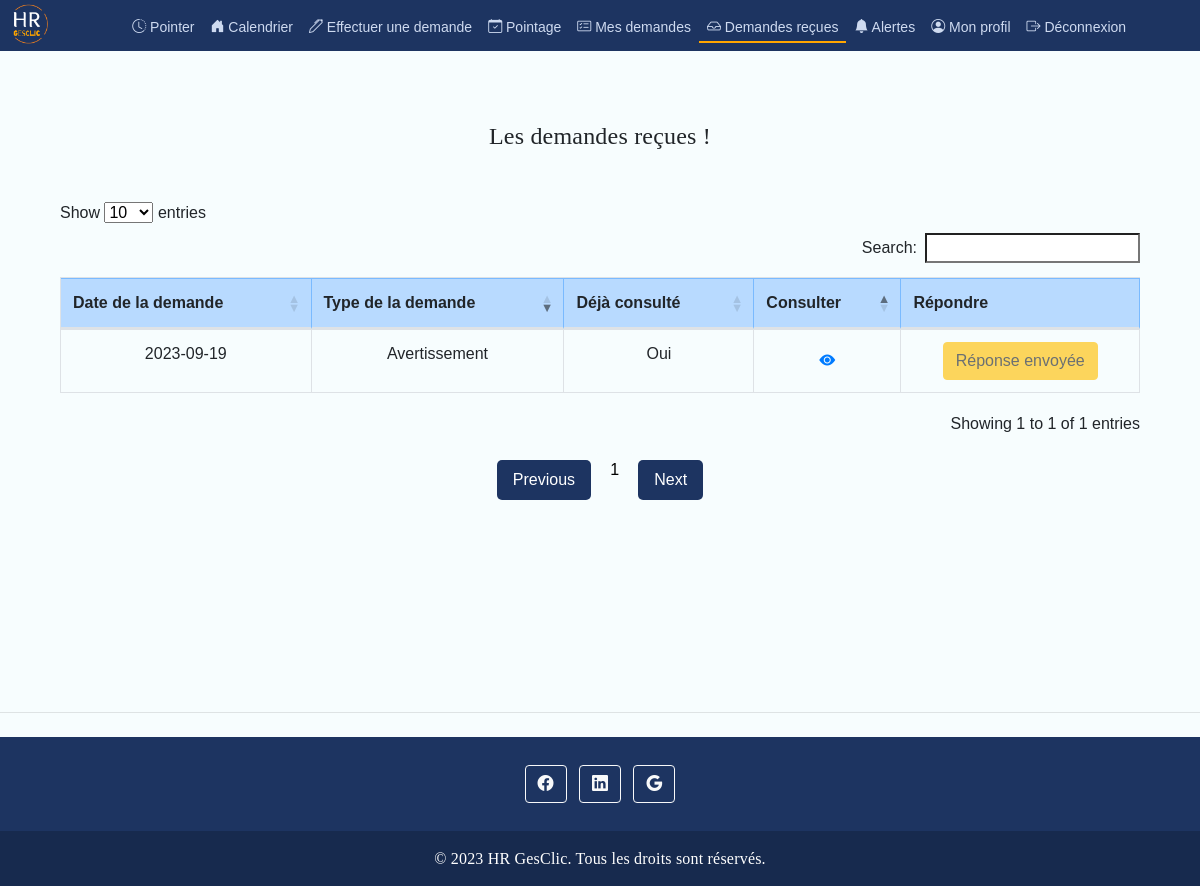
Page /demandes_recues.php (signed in) on the committed database.
### tables this page shows
CREATE TABLE `demande` (
  `N_dmd` int(11) NOT NULL,
  `type_dmd` varchar(100) DEFAULT NULL,
  `DateSoumission` date DEFAULT NULL,
  `Statut` varchar(50) DEFAULT 'Non prise',
  `dscr_dmd` varchar(100) DEFAULT NULL,
  `etat` varchar(30) NOT NULL DEFAULT 'en cours',
  `id_conge` int(11) DEFAULT NULL,
  `id_admin` int(11) DEFAULT NULL,
  `employe_id` int(11) DEFAULT NULL,
  `id_bltn` int(11) DEFAULT NULL,
  `employeID_destinataire` int(11) DEFAULT NULL,
  `adminID_destinataire` int(11) DEFAULT NULL,
  `reponse` varchar(100) DEFAULT NULL,
  `vu` varchar(6) NOT NULL DEFAULT 'Non',
  `id_recup` int(11) DEFAULT NULL
);

### server.php (called while the page is built, shortened)
<?php
$servername = 'localhost';
$username = 'root';
$password = '';
$db = 'gesclic';
$conn = mysqli_connect($servername, $username, $password, $db);
if (isset($_SESSION['user_id'])) {
    $employe_id = $_SESSION['user_id'];
     $dm_rec = "SELECT * FROM demande WHERE employeID_destinataire = '$employe_id' ORDER BY vu ASC, DateSoumission DESC";
     $res_rec = mysqli_query($conn, $dm_rec);
}
?>

### demandes_recues.php (the view, shortened to what this page needs)
<?php
include('server.php');
 include('head.php')
 ?>
<header class="text-center py-5 mt-5">
    <div class="container">
        <br>
        <h4>Les demandes reçues !</h4>
    </div>
</header>
<?php if ($_SESSION['user_type'] == 'employee') { ?>
    <div class="container">
<?php } ?>
<div class="container-fluid">
    <table id="table_dmd" class="table mb-4 table-bordered" style="width:100%;  vertical-align: middle;">
        <thead class="table-primary">
            <tr>
                <th data-search="true">Date de la demande</th>
                <th data-search="true">Type de la demande</th>
                <th data-search="true">Déjà consulté</th>
                <th data-orderable="false">Consulter</th>
                <th data-orderable="false">Répondre</th>
            </tr>
        </thead>
        <tbody >
            <?php
            if ($role == 'employeur') {
                while ($row = mysqli_fetch_assoc($rslt)) { ?>
                        <td><?php echo $row['nom_employe'] .' '.$row['prenom_employe']; ?></td>
                        <td><?php echo $row['DateSoumission']; ?></td>
                        <td><?php echo $row['type_dmd']; ?></td>
                        <td><?php echo $row['vu']; ?></td>
                        <td>
                            <button class="btn btn-link btn-details btn-mark-consulted" data-request-id="<?php echo $row['N_dmd']; ?>">
                                <i class="bi bi-eye-fill"></i>
                            </button>
                        </td>
                        <td>
                        <?php
                            if ($row['reponse'] != NULL) {
                                echo '<button type="button" class="btn btn-warning" disabled>Réponse envoyée</button>';
                            } else {
                                echo '<button type="button" class="btn btn-warning btn-reply" data-request-id="' . $row['N_dmd'] . '" data-toggle="modal" data-target="#answerModal"> Répondre </button>';
                            }
                            ?>
                        </td>
                        <td>
                            <?php if ($row['Statut'] === 'prise' ) { ?>
                                <button type="button" class="btn btn-primary" disabled>Déjà prise </button>
                            <?php } else { ?>
                                    <a href="modifier_dmd.php?requestId=<?php echo $row['N_dmd']; ?>" class="btn btn-primary"><i class="bi bi-check"></i> Marquer comme prise </a>
                            <?php } ?>
                        </td>
                    </tr>
                <?php
                }
            } else if ($role == 'employee') {
                while ($row = mysqli_fetch_assoc($res_rec)) {
                    ?>
                    <tr>
                        <td><?php echo $row['DateSoumission']; ?></td>
                        <td><?php echo $row['type_dmd']; ?></td>
                        <td><?php echo $row['vu']; ?></td>
                        <td>
                            <button class="btn btn-link btn-details btn-mark-consulted" data-request-id="<?php echo $row['N_dmd']; ?>">
                                <i class="bi bi-eye-fill"></i>
                            </button>
                        </td>
                        <td>
                            <?php
                              if ($row['reponse'] != NULL) {
                                echo '<button type="button" class="btn btn-warning" disabled>Réponse envoyée</button>';
                            } else {
                                echo '<button type="button" class="btn btn-warning btn-reply" data-request-id="' . $row['N_dmd'] . '" data-toggle="modal" data-target="#answerModal"> Répondre </button>';
                            }
                            ?>
                        </td>
                    </tr>
                <?php
                }
            }
            ?>
        </tbody>
    </table>
    <br>
</div>
<br><br><br>
<br><br><br>
<?php include('footer.php'); ?>

### css/landing.css (style rules this page uses)
body, html { height: 100%; font-family: Poppins , Poppins-Regular , sans-serif; }
h1,h2,h3,h4,h5,h6 { margin: 2px; font-family: Poppins , Poppins-Regular ; letter-spacing: 0.20px; }
table { width: 100%; border-collapse: collapse; margin-bottom: 30px; }
th, td { padding: 8px; text-align: center; vertical-align: middle; }
table:not(.hidden) { display: table; }

### rows in the picture
demande: DateSoumission "2023-09-19", type_dmd "Avertissement", vu "Oui", shows "Réponse envoyée"
